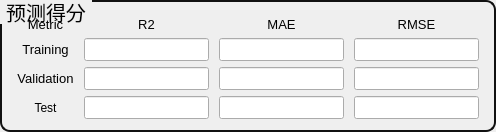
            <widget class="QGroupBox" name="groupBox_6">
             <property name="sizePolicy">
              <sizepolicy hsizetype="Preferred" vsizetype="Fixed">
               <horstretch>0</horstretch>
               <verstretch>0</verstretch>
              </sizepolicy>
             </property>
             <property name="maximumSize">
              <size>
               <width>16777215</width>
               <height>16777215</height>
              </size>
             </property>
             <property name="styleSheet">
              <string notr="true">QGroupBox{
    border: 2px solid rgb(17, 17, 17);
    border-radius: 10px;
    margin-top: 0.5em;
	font-family: &quot;黑体&quot;;
    font-size: 20px;
}

QGroupBox::title {
    subcontrol-origin: margin;
    subcontrol-position: top left;
    padding: 0 3px;
}
</string>
             </property>
             <property name="title">
              <string>预测得分</string>
             </property>
             <layout class="QGridLayout" name="gridLayout">
              <property name="leftMargin">
               <number>15</number>
              </property>
              <property name="topMargin">
               <number>15</number>
              </property>
              <property name="rightMargin">
               <number>15</number>
              </property>
              <property name="horizontalSpacing">
               <number>10</number>
              </property>
              <item row="0" column="2">
               <widget class="QLabel" name="label_11">
                <property name="font">
                 <font>
                  <pointsize>10</pointsize>
                 </font>
                </property>
                <property name="text">
                 <string>MAE</string>
                </property>
                <property name="alignment">
                 <set>Qt::AlignCenter</set>
                </property>
               </widget>
              </item>
              <item row="2" column="1">
               <widget class="QLineEdit" name="lineEdit_10">
                <property name="font">
                 <font>
                  <pointsize>10</pointsize>
                 </font>
                </property>
               </widget>
              </item>
              <item row="1" column="1">
               <widget class="QLineEdit" name="lineEdit_7">
                <property name="font">
                 <font>
                  <pointsize>10</pointsize>
                 </font>
                </property>
               </widget>
              </item>
              <item row="3" column="3">
               <widget class="QLineEdit" name="lineEdit_15">
                <property name="font">
                 <font>
                  <pointsize>10</pointsize>
                 </font>
                </property>
               </widget>
              </item>
              <item row="2" column="3">
               <widget class="QLineEdit" name="lineEdit_12">
                <property name="font">
                 <font>
                  <pointsize>10</pointsize>
                 </font>
                </property>
               </widget>
              </item>
              <item row="3" column="0">
               <widget class="QLabel" name="label_2">
                <property name="text">
                 <string>Test</string>
                </property>
                <property name="alignment">
                 <set>Qt::AlignCenter</set>
                </property>
               </widget>
              </item>
              <item row="3" column="2">
               <widget class="QLineEdit" name="lineEdit_14">
                <property name="font">
                 <font>
                  <pointsize>10</pointsize>
                 </font>
                </property>
               </widget>
              </item>
              <item row="1" column="3">
               <widget class="QLineEdit" name="lineEdit_9">
                <property name="font">
                 <font>
                  <pointsize>10</pointsize>
                 </font>
                </property>
               </widget>
              </item>
              <item row="0" column="1">
               <widget class="QLabel" name="label_10">
                <property name="font">
                 <font>
                  <pointsize>10</pointsize>
                 </font>
                </property>
                <property name="text">
                 <string>R2</string>
                </property>
                <property name="textFormat">
                 <enum>Qt::RichText</enum>
                </property>
                <property name="alignment">
                 <set>Qt::AlignCenter</set>
                </property>
               </widget>
              </item>
              <item row="0" column="0">
               <widget class="QLabel" name="label_6">
                <property name="font">
                 <font>
                  <pointsize>10</pointsize>
                  <weight>50</weight>
                  <bold>false</bold>
                 </font>
                </property>
                <property name="text">
                 <string>Metric</string>
                </property>
                <property name="alignment">
                 <set>Qt::AlignCenter</set>
                </property>
               </widget>
              </item>
              <item row="2" column="2">
               <widget class="QLineEdit" name="lineEdit_11">
                <property name="font">
                 <font>
                  <pointsize>10</pointsize>
                 </font>
                </property>
               </widget>
              </item>
              <item row="3" column="1">
               <widget class="QLineEdit" name="lineEdit_13">
                <property name="font">
                 <font>
                  <pointsize>10</pointsize>
                 </font>
                </property>
               </widget>
              </item>
              <item row="2" column="0">
               <widget class="QLabel" name="label_9">
                <property name="font">
                 <font>
                  <pointsize>10</pointsize>
                 </font>
                </property>
                <property name="text">
                 <string>Validation</string>
                </property>
                <property name="alignment">
                 <set>Qt::AlignCenter</set>
                </property>
               </widget>
              </item>
              <item row="0" column="3">
               <widget class="QLabel" name="label_12">
                <property name="font">
                 <font>
                  <pointsize>10</pointsize>
                 </font>
                </property>
                <property name="text">
                 <string>RMSE</string>
                </property>
                <property name="alignment">
                 <set>Qt::AlignCenter</set>
                </property>
               </widget>
              </item>
              <item row="1" column="2">
               <widget class="QLineEdit" name="lineEdit_8">
                <property name="font">
                 <font>
                  <pointsize>10</pointsize>
                 </font>
                </property>
               </widget>
              </item>
              <item row="1" column="0">
               <widget class="QLabel" name="label_7">
                <property name="font">
                 <font>
                  <pointsize>10</pointsize>
                 </font>
                </property>
                <property name="text">
                 <string>Training</string>
                </property>
                <property name="alignment">
                 <set>Qt::AlignCenter</set>
                </property>
               </widget>
              </item>
             </layout>
            </widget>
